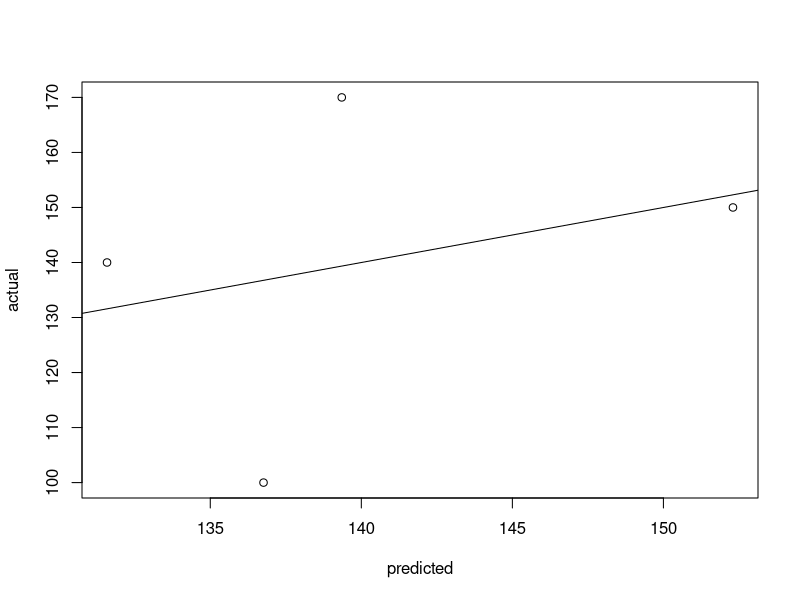
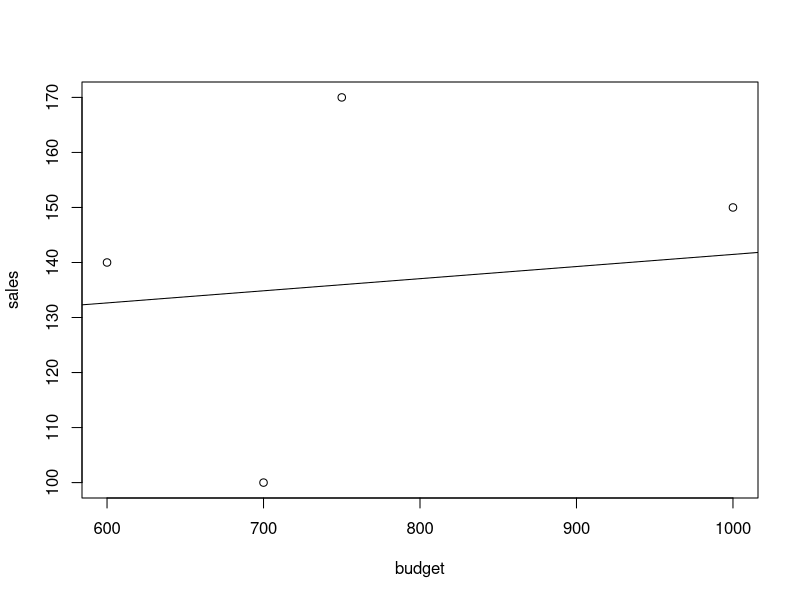

R code for these plots, in order:
lr<-read.csv("lr.csv",header=TRUE,sep=",")
lr
budget <-mean(lr$budget)
sales <- mean(lr$sales)
num<-0
den<-0

for(i in 1:nrow(lr)){
  num =num + (lr[i,2] - budget) * (lr[i,3] - sales)
  den = den + ((lr[i,2] - budget) ^ 2)
  # print(i)
}

num
den
b1<- num/den
b0<- sales - b1 * budget
b0
b1


lr$pred1<-b0 + b1 * lr$budget
k <- lr$pred1

lr

rss <- 0
for (i in 1:nrow(lr)){
  rss=rss+(lr[i,3]-k[i])^2
  #print(rss)
}

rse <- sqrt(rss/(nrow(lr)-2))    #rse=rss/(n-p-1) p=no. of predictors=1 n-1-1=n-2
rse

tss<- 0
for (i in 1:nrow(lr)){
  tss=tss+(lr[i,3]-sales)^2
  #print(tss)
}
tss

r_sqr <- 1 - rss / tss
r_sqr
x<- readline(prompt="Enter Budget: ")
# convert character into integer
x <- as.integer(x)
y <- b0 + b1 * x
y

#using predefined function
fit<-lm(sales~budget,lr)
summary(fit)
lr$pred2<-predict(fit,data.frame(budget=c(lr$budget)))
lr

plot(lr$pred2,lr$sales,xlab="predicted",ylab="actual")
abline(a=0,b=1)

lr

#plot predictor vs response values
plot(lr$budget,lr$sales,xlab="budget",ylab="sales")
abline(a=119.4331,b=0.02204)
